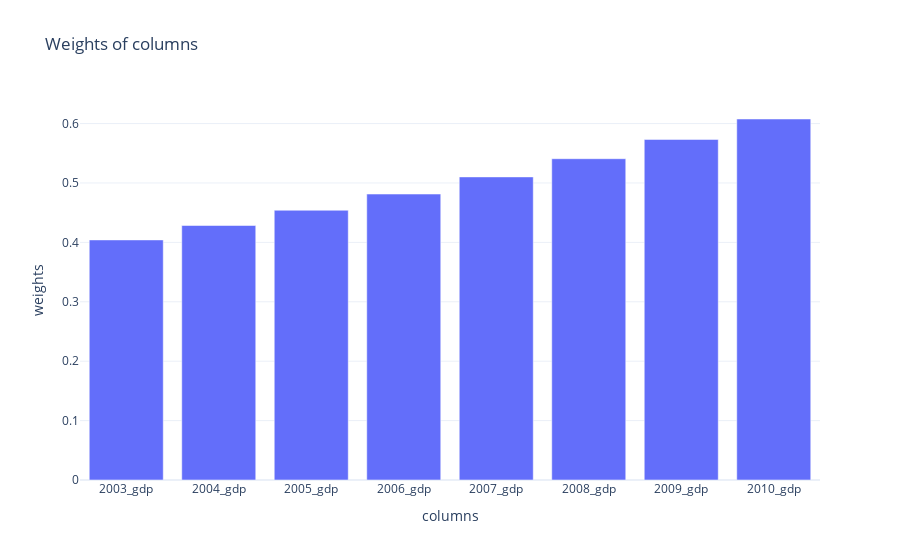

Write notebook code for a chart like this one.
### Code cell
#SANITY_CHECK: here weights and years should be in alignment for the outcome var

f  = FipsQuery(42001, "gdp", lag = 0, top =5, time_decay = 1.06, 
               outcome_comparison_period=(2003, 2010), outcome_percentile_range= (40,100))
f.find_euclidean_kins()
# you can inspect the weights resulting from your time_decay setting:

display(f.plot_weights())

### Figure 1 — Plotly figure (JSON) as saved in the notebook; plotly's stock layout.template omitted (floating-point values rounded to 4 significant figures)
{"data": [{"type": "bar", "x": ["2003_gdp", "2004_gdp", "2005_gdp", "2006_gdp", "2007_gdp", "2008_gdp", "2009_gdp", "2010_gdp"], "y": [0.4041, 0.4284, 0.4541, 0.4813, 0.5102, 0.5408, 0.5733, 0.6077]}], "layout": {"title": {"text": "Weights of columns"}, "xaxis": {"title": {"text": "columns"}}, "yaxis": {"title": {"text": "weights"}}}}
